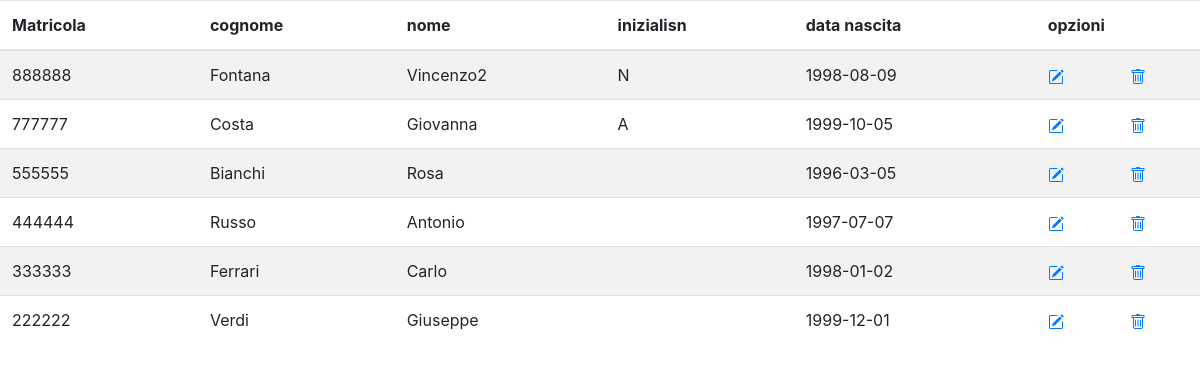
Screenshot of /vista_utenti.php with the database file from the repository.
### tables this page shows
CREATE TABLE `UTENTE` (
  `Matricola` int(11) NOT NULL,
  `Cognome_utente` varchar(16) NOT NULL,
  `Nome_utente` varchar(16) NOT NULL,
  `Iniziali_sn_utente` char(1) DEFAULT NULL,
  `Data_n_utente` date DEFAULT NULL,
  PRIMARY KEY (`Matricola`)
);

### vista_utenti.php (the view, shortened to what this page needs)
<!DOCTYPE HTML>
<html>
<head>
<?php include("connessione.php")?>
  <link rel="stylesheet" href="https://maxcdn.bootstrapcdn.com/bootstrap/4.5.0/css/bootstrap.min.css">
  <link rel="stylesheet" type="text/css" href="style.css" />
</head>
<body>
  <?php
  $utente = $_REQUEST['utente'];
  $sel_query = "SELECT * FROM UTENTE ";
  $sel_query = $sel_query . " ORDER BY Matricola DESC";
  $result = mysqli_query($db, $sel_query);
  ?><p class="text-center"><?php echo "Risultati per '$utente' :"; ?></p><?php
  if (mysqli_num_rows($result) > 0) {
    ?>
    <table class="table table-striped">
      <thead>
        <tr>
          <th scope="col">Matricola</th>
          <th scope="col">cognome</th>
          <th scope="col">nome</th>
          <th scope="col">inizialisn</th>
          <th scope="col">data nascita</th>
          <th colspan=2 scope="col">opzioni</th>
        </tr>
      </thead>
      <tbody>
        <?php
        while ($row = mysqli_fetch_assoc($result)) { ?>
          <tr>
            <td><?php echo $row["Matricola"]; ?></td>
            <td><?php echo $row["Cognome_utente"]; ?></td>
            <td><?php echo $row["Nome_utente"]; ?></td>
            <td><?php echo $row["Iniziali_sn_utente"]; ?></td>
            <td><?php echo $row["Data_n_utente"]; ?></td>
            <td>
              <a href="modifica_utente.php?Matricola=<?php echo $row["Matricola"]; ?>"></a>
            </td>
            <td>
              <a href="elimina_utente.php?Matricola=<?php echo $row["Matricola"]; ?>" onclick="return confirm('Confermare eliminazione riga?');"> </a>
            </td>
          </tr>
        <?php
          }
        } else { ?><p class="text-center"><?php echo "Non è stato trovato nessun Matricola '$utente'"; ?></p><?php } ?>
      </tbody>
    </table>
</body>
</html>

### rows the page displays
utente: Matricola "888888", Cognome_utente "Fontana", Nome_utente "Vincenzo2", Iniziali_sn_utente "N", Data_n_utente "1998-08-09"
utente: Matricola "777777", Cognome_utente "Costa", Nome_utente "Giovanna", Iniziali_sn_utente "A", Data_n_utente "1999-10-05"
utente: Matricola "555555", Cognome_utente "Bianchi", Nome_utente "Rosa", Data_n_utente "1996-03-05"
utente: Matricola "444444", Cognome_utente "Russo", Nome_utente "Antonio", Data_n_utente "1997-07-07"
utente: Matricola "333333", Cognome_utente "Ferrari", Nome_utente "Carlo", Data_n_utente "1998-01-02"
utente: Matricola "222222", Cognome_utente "Verdi", Nome_utente "Giuseppe", Data_n_utente "1999-12-01"
